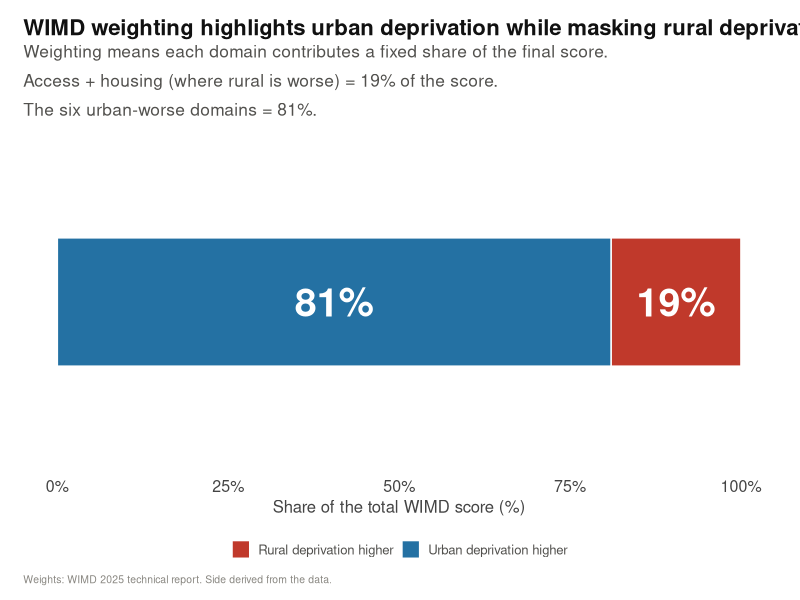
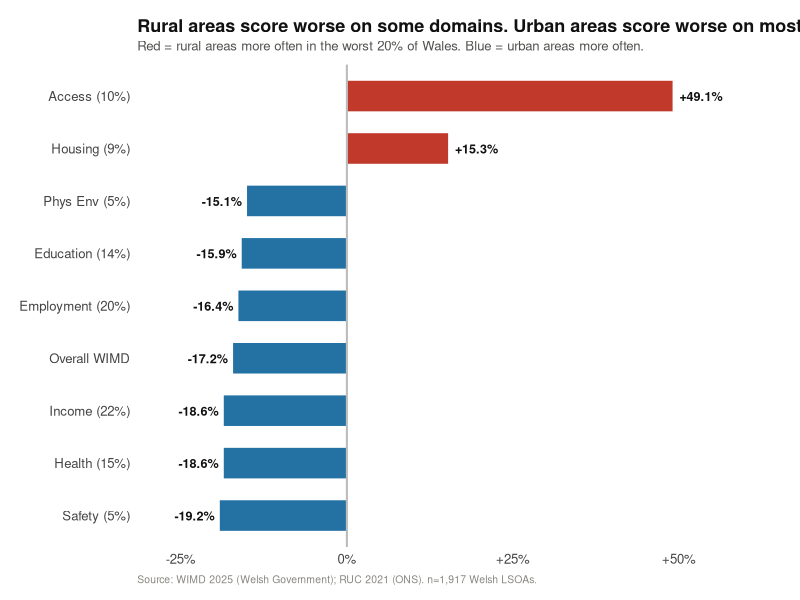
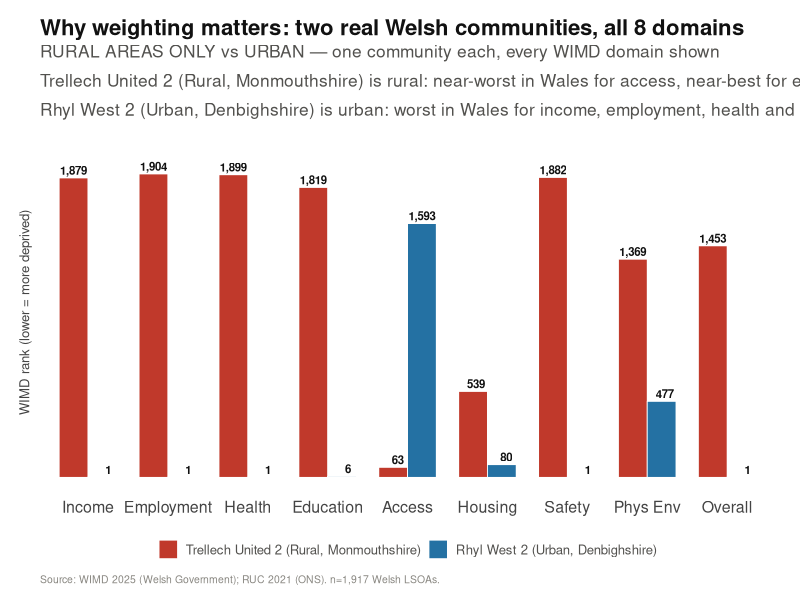
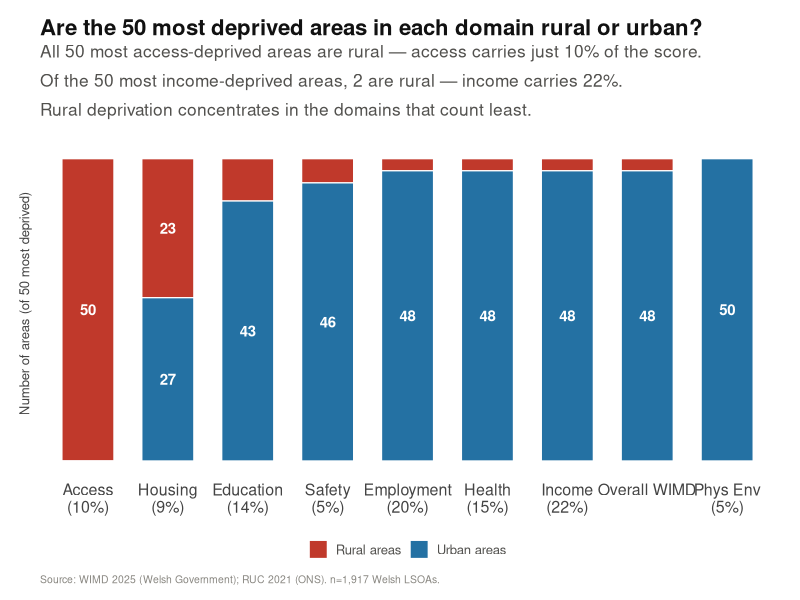
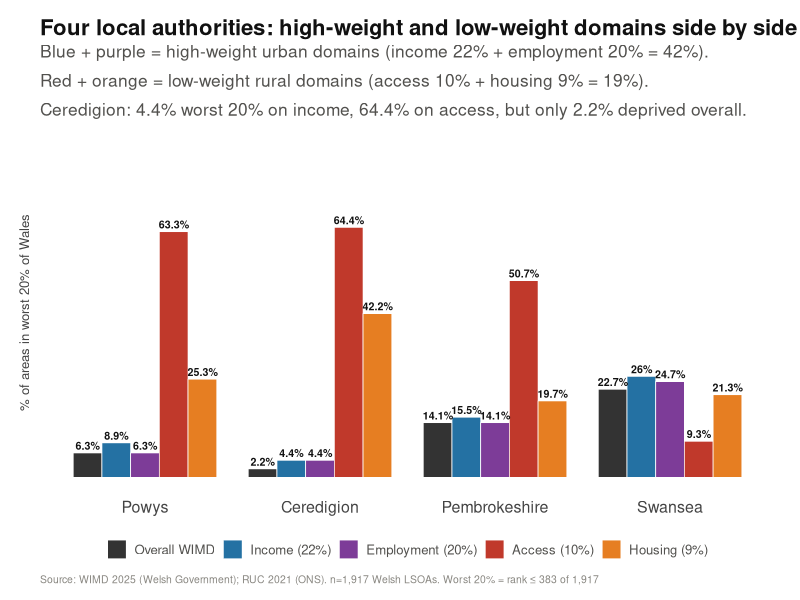
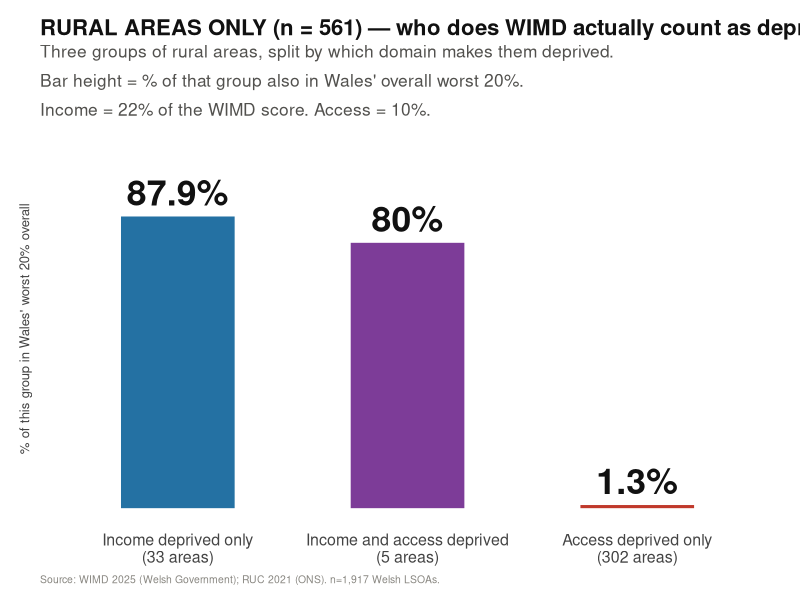
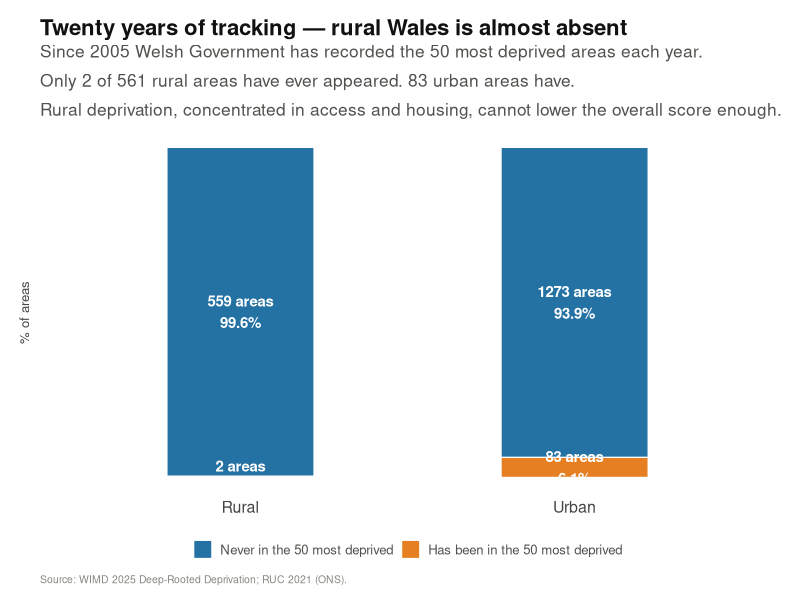
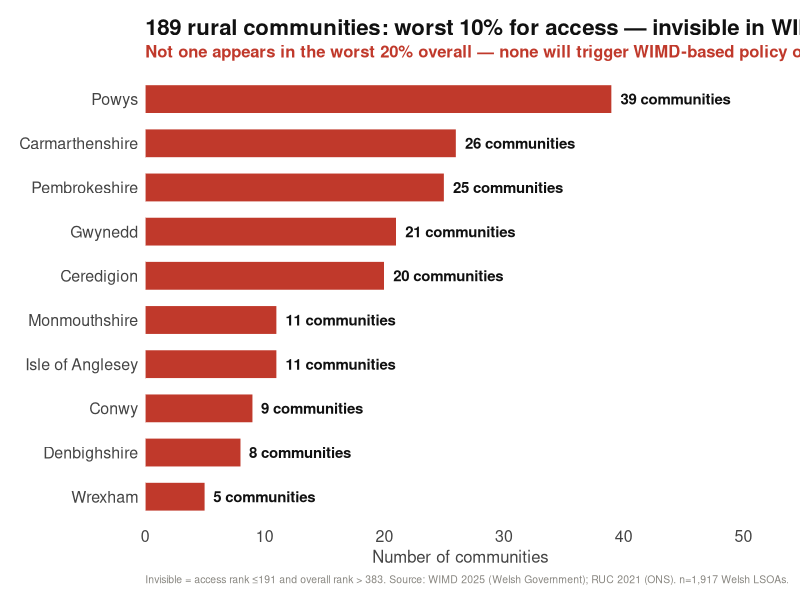

The R source for these figures, in order:
## ---- chunk 1
knitr::opts_chunk$set(echo=TRUE, message=FALSE, warning=FALSE,
                      fig.width=9, fig.height=5, dpi=150)
library(tidyverse)
library(here)
here::here()
## ---- chunk 2

master <- read_csv(here("data", "processed", "master_dataset.csv"), show_col_types=FALSE) %>%
  mutate(rural_urban = factor(rural_urban, levels=c("Rural","Urban")))

rural <- filter(master, rural_urban == "Rural")
urban <- filter(master, rural_urban == "Urban")

N   <- nrow(master)
T20 <- floor(N * 0.20)   # worst 20% rank threshold
T10 <- floor(N * 0.10)   # worst 10% rank threshold
B20 <- N - T20           # best 20% boundary

NEVER <- "LSOAs never ranked in top 50 most deprived"

tibble(check = c("Rows","Rural","Urban","Worst 20% ≤","Worst 10% ≤"),
       value = c(N, nrow(rural), nrow(urban), T20, T10))

## ---- chunk 3
# One helper does everything. Takes a data frame and a column NAME (string).
pct_worst20 <- function(df, col) round(100 * mean(df[[col]] <= T20, na.rm=TRUE), 1)
pct_best20  <- function(df, col) round(100 * mean(df[[col]] >  B20, na.rm=TRUE), 1)

# Domain reference table — column names, plain labels, published weights
DOM <- tribble(
  ~col,                    ~label,        ~weight,
  "income_rank",           "Income",        22,
  "employment_rank",       "Employment",    20,
  "health_rank",           "Health",        15,
  "education_rank",        "Education",     14,
  "access_rank",           "Access",        10,
  "housing_rank",          "Housing",        9,
  "community_safety_rank", "Safety",         5,
  "physical_env_rank",     "Phys Env",       5
)

## ---- chunk 4
RED  <- "#C0392B"; BLUE <- "#2471A3"; ORG <- "#E67E22"
PUR  <- "#7D3C98"; GRY  <- "#333333"; BG  <- "#FFFFFF"

TH <- theme_minimal(base_size=11) +
  theme(plot.background = element_rect(fill=BG, colour=NA),
        panel.background= element_rect(fill=BG, colour=NA),
        panel.grid      = element_blank(),
        axis.line       = element_blank(),
        axis.ticks      = element_blank(),
        plot.title      = element_text(face="bold", size=13, colour="#111111",
                                       margin=margin(b=3)),
        plot.subtitle   = element_text(size=9.5, colour="#52514E",
                                       margin=margin(b=8), lineheight=1.4),
        plot.caption    = element_text(size=7.5, colour="#898781", hjust=0,
                                       margin=margin(t=6)),
        plot.margin     = margin(14,18,10,14),
        axis.text       = element_text(size=9.5, colour="#444444"),
        axis.title      = element_text(size=9.5, colour="#444444"),
        legend.position = "bottom",
        legend.key.size = unit(0.5,"cm"),
        legend.text     = element_text(size=9.5, colour="#52514E"),
        legend.title    = element_blank())

dir.create("../outputs/charts",  showWarnings=FALSE)
sv  <- function(p, f, h=5) ggsave(file.path("../outputs/charts",f), p, width=9, height=h, dpi=150, bg=BG)
PCT <- function(x) paste0(x,"%")
SRC <- "Source: WIMD 2025 (Welsh Government); RUC 2021 (ONS). n=1,917 Welsh LSOAs."

## ---- chunk 5
dir.create(here("outputs", "charts"), recursive = TRUE, showWarnings = FALSE)
sv  <- function(p, f, h=5) ggsave(here("outputs", "charts", f), p, width = 9, height = h, dpi = 150, bg = BG)
PCT <- function(x) paste0(x,"%")
SRC <- "Source: WIMD 2025 (Welsh Government); RUC 2021 (ONS). n=1,917 Welsh LSOAs."
cat("Ready:", nrow(master), "rows\n")
cat("Charts will save to:", here("outputs", "charts"), "\n")

## ---- chunk 6
# For each domain,rural %worst20 higher or lower than the urban %worst20
c2_side <- DOM %>%
  mutate(rural_pct = map_dbl(col, ~ pct_worst20(rural, .x)),
         urban_pct = map_dbl(col, ~ pct_worst20(urban, .x)),
         side      = if_else(rural_pct > urban_pct,
                             "Rural deprivation higher",
                             "Urban deprivation higher"))
c2_side %>% select(label, weight, rural_pct, urban_pct, side)

c2 <- c2_side %>%
  count(side, wt = weight, name = "weight")
c2

## ---- chunk 7
p2 <- c2 %>%
  mutate(side = factor(side, levels = c("Rural deprivation higher",
                                        "Urban deprivation higher"))) %>%
  ggplot(aes(x = weight, y = "WIMD score", fill = side)) +
  geom_col(position = "stack", width = 0.45, colour = BG, linewidth = 0.5) +
  geom_text(aes(label = PCT(weight)), position = position_stack(vjust = 0.5),
            size = 10, fontface = "bold", colour = "white") +
  scale_fill_manual(values = c("Rural deprivation higher" = RED,
                               "Urban deprivation higher" = BLUE)) +
  scale_x_continuous(limits = c(0, 100), labels = PCT) +
  labs(title    = "WIMD weighting highlights urban deprivation while masking rural deprivation",
       subtitle = paste0(
         "Weighting means each domain contributes a fixed share of the final score.\n",
         "Access + housing (where rural is worse) = ",
         c2$weight[c2$side == "Rural deprivation higher"], "% of the score.\n",
         "The six urban-worse domains = ",
         c2$weight[c2$side == "Urban deprivation higher"], "%."),
       x = "Share of the total WIMD score (%)", y = NULL,
       caption = "Weights: WIMD 2025 technical report. Side derived from the data.") +
  TH + theme(
    axis.text.y  = element_blank(),                 # unchanged — y has no real labels
    plot.title   = element_text(size = 16),          # was 13
    plot.subtitle= element_text(size = 12.5),        # was 9.5
    axis.text.x  = element_text(size = 11.5),        # was 9.5
    axis.title.x = element_text(size = 12)           # was 9.5
  )
p2; sv(p2, "c2_weight_structure.png", h = 3.8)

## ---- chunk 8
# It shows list of domains and percentage for each on side
c2_side %>%
  arrange(desc(weight)) %>%
  mutate(line = paste0(label, " — ", weight, "%  (", side, ")")) %>%
  pull(line) %>%
  writeLines()

## ---- chunk 9
c1 <- DOM %>%
  bind_rows(tibble(col = "wimd_2025_rank", label = "Overall WIMD", weight = NA)) %>%
  mutate(rural_pct = map_dbl(col, ~ pct_worst20(rural, .x)),
         urban_pct = map_dbl(col, ~ pct_worst20(urban, .x)),
         gap       = round(rural_pct - urban_pct, 1),
         axis      = if_else(is.na(weight), label, paste0(label, " (", weight, "%)")))
c1 %>% select(label, weight, rural_pct, urban_pct, gap) %>% arrange(desc(gap))

## ---- chunk 10
p1 <- c1 %>%
  mutate(axis = fct_reorder(axis, gap)) %>%
  ggplot(aes(x = gap, y = axis, fill = gap > 0)) +
  geom_col(width = 0.6, colour = BG, linewidth = 0.3) +
  geom_vline(xintercept = 0, linewidth = 0.7, colour = "#BBBBBB") +
  geom_text(aes(label = paste0(if_else(gap > 0, "+", ""), gap, "%"),
                hjust = if_else(gap > 0, -0.15, 1.12)),
            size = 3.2, fontface = "bold", colour = "#111111") +
  scale_fill_manual(values = c(`TRUE` = RED, `FALSE` = BLUE), guide = "none") +
  scale_x_continuous(limits = c(min(c1$gap) - 8, max(c1$gap) + 11),
                     labels = function(x) paste0(if_else(x > 0, "+", ""), x, "%")) +
  labs(title    = "Rural areas score worse on some domains. Urban areas score worse on most.",
       subtitle = "Red = rural areas more often in the worst 20% of Wales. Blue = urban areas more often.",
       x = NULL, y = NULL, caption = SRC) +
  TH
p1; sv(p1, "c1_all_domain_gaps.png")

## ---- chunk 11
# Rural: in worst 10% on access, best income
rural_case <- rural %>% filter(access_rank <= T10) %>% slice_max(income_rank, n = 1)
# Urban: the most income-deprived urban LSOA
urban_case <- urban %>% slice_min(income_rank, n = 1)

# ALL EIGHT domains + overall " all domains side by side"
ALLDOM <- bind_rows(DOM, tibble(col = "wimd_2025_rank", label = "Overall", weight = NA))

c2b <- bind_rows(rural_case, urban_case) %>%
  transmute(lsoa = paste0(lsoa_name, " (", rural_urban, ", ", la_name, ")"),
            !!!set_names(map(ALLDOM$col, ~ sym(.x)), ALLDOM$label))
c2b

## ---- chunk 12
# LA comparison, applied at the individual-community level.
rural_name <- c2b$lsoa[1]; urban_name <- c2b$lsoa[2]

p2b <- c2b %>%
  pivot_longer(-lsoa, names_to = "domain", values_to = "rank") %>%
  mutate(domain = factor(domain, levels = ALLDOM$label),
         lsoa   = factor(lsoa, levels = c2b$lsoa)) %>%
  ggplot(aes(x = domain, y = rank, fill = lsoa)) +
  geom_col(position = "dodge", width = 0.72, colour = BG, linewidth = 0.3) +
  geom_text(aes(label = format(rank, big.mark = ",")),
            position = position_dodge(width = 0.72),
            vjust = -0.35, size = 2.9, fontface = "bold", colour = "#111111") +
  scale_fill_manual(values = setNames(c(RED, BLUE), c2b$lsoa)) +
  scale_y_continuous(limits = c(0, N * 1.08),
                     breaks = c(1, T20, B20, N),
                     labels = c("1 (most deprived)", paste0(T20," (worst 20%)"),
                                paste0(B20," (best 20%)"), format(N,big.mark=","))) +
  labs(title    = "Why weighting matters: two real Welsh communities, all 8 domains",
       subtitle = paste0(
         "RURAL AREAS ONLY vs URBAN — one community each, every WIMD domain shown\n",
         rural_name, " is rural: near-worst in Wales for access, near-best for everything else.\n",
         urban_name, " is urban: worst in Wales for income, employment, health and safety."),
       x = NULL, y = "WIMD rank (lower = more deprived)", caption = SRC) +
  TH + theme(
    axis.text.y  = element_blank(),                 # unchanged — y has no real labels
    plot.title   = element_text(size = 16),          # was 13
    plot.subtitle= element_text(size = 12.5),        # was 9.5
    axis.text.x  = element_text(size = 11.5),        # was 9.5
    axis.title.x = element_text(size = 12)           # was 9.5
  )
p2b; sv(p2b, "c2b_two_communities.png", h = 5.5)

## ---- chunk 13
# For each rank column: find the 50 ranks, count how many are rural.
top50_rural_count <- function(col_name) {
  ranked_order <- order(master[[col_name]])   # row positions, smallest rank first
  top50_rows   <- ranked_order[1:50]
  sum(master$rural_urban[top50_rows] == "Rural")
}

c4 <- DOM %>%
  bind_rows(tibble(col = "wimd_2025_rank", label = "Overall WIMD", weight = NA)) %>%
  mutate(rural = vapply(col, top50_rural_count, integer(1)),
         urban = 50L - rural,
         axis  = if_else(is.na(weight), label, paste0(label, "\n(", weight, "%)")))
c4 %>% select(label, weight, rural, urban)

## ---- chunk 14
p4 <- c4 %>%
  mutate(axis = fct_reorder(axis, -rural)) %>%
  select(axis, rural, urban) %>%
  pivot_longer(-axis, names_to = "grp", values_to = "n") %>%
  mutate(grp = factor(grp, levels = c("rural", "urban"),
                      labels = c("Rural areas", "Urban areas"))) %>%
  ggplot(aes(x = axis, y = n, fill = grp)) +
  geom_col(position = "stack", width = 0.65, colour = BG, linewidth = 0.4) +
  geom_text(aes(label = if_else(n >= 8, as.character(n), "")),
            position = position_stack(vjust = 0.5),
            size = 3.8, fontface = "bold", colour = "white") +
  scale_fill_manual(values = c("Rural areas" = RED, "Urban areas" = BLUE)) +
  scale_y_continuous(limits = c(0, 52), breaks = c(0, 25, 50)) +
  labs(title    = "Are the 50 most deprived areas in each domain rural or urban?",
       subtitle = paste0(
         "All 50 most access-deprived areas are rural — access carries just 10% of the score.\n",
         "Of the 50 most income-deprived areas, ", c4$rural[c4$label == "Income"],
         " are rural — income carries 22%.\n",
         "Rural deprivation concentrates in the domains that count least."),
       x = NULL, y = "Number of areas (of 50 most deprived)", caption = SRC) +
  TH +theme(
    axis.text.y  = element_blank(),                 # unchanged — y has no real labels
    plot.title   = element_text(size = 16),          # was 13
    plot.subtitle= element_text(size = 12.5),        # was 9.5
    axis.text.x  = element_text(size = 11.5),        # was 9.5
    axis.title.x = element_text(size = 12)           # was 9.5
  )
p4; sv(p4, "c4_top50_per_domain.png")

## ---- chunk 15
LAS <- c("Powys", "Ceredigion", "Pembrokeshire", "Swansea")

# Each %worst20 directly 
c8 <- master %>%
  filter(la_name %in% LAS) %>%
  group_by(la_name) %>%
  summarise(n          = n(),
            Overall    = round(100 * mean(wimd_2025_rank  <= T20), 1),
            Income     = round(100 * mean(income_rank     <= T20), 1),
            Employment = round(100 * mean(employment_rank <= T20), 1),
            Access     = round(100 * mean(access_rank     <= T20), 1),
            Housing    = round(100 * mean(housing_rank    <= T20), 1),
            .groups    = "drop") %>%
  mutate(la_name = factor(la_name, levels = LAS)) %>%
  arrange(la_name)
c8

## ---- chunk 16
p8 <- c8 %>%
  select(-n) %>%
  pivot_longer(-la_name, names_to = "measure", values_to = "pct") %>%
  mutate(measure = factor(measure,
           levels = c("Overall", "Income", "Employment", "Access", "Housing"))) %>%
  ggplot(aes(x = la_name, y = pct, fill = measure)) +
  geom_col(position = "dodge", width = 0.82, colour = BG, linewidth = 0.25) +
  geom_text(aes(label = PCT(pct)), position = position_dodge(width = 0.82),
            vjust = -0.4, size = 2.7, fontface = "bold", colour = "#111111") +
  scale_fill_manual(
    values = c(Overall = GRY, Income = BLUE, Employment = PUR,
               Access = RED, Housing = ORG),
    labels = c("Overall WIMD", "Income (22%)", "Employment (20%)",
               "Access (10%)", "Housing (9%)")) +
  scale_y_continuous(limits = c(0, 85), labels = PCT, breaks = seq(0, 80, 20)) +
  labs(title    = "Four local authorities: high-weight and low-weight domains side by side",
       subtitle = paste0(
         "Blue + purple = high-weight urban domains (income 22% + employment 20% = 42%).\n",
         "Red + orange = low-weight rural domains (access 10% + housing 9% = 19%).\n",
         "Ceredigion: ", c8$Income[c8$la_name == "Ceredigion"], "% worst 20% on income, ",
         c8$Access[c8$la_name == "Ceredigion"], "% on access, but only ",
         c8$Overall[c8$la_name == "Ceredigion"], "% deprived overall."),
       x = NULL, y = "% of areas in worst 20% of Wales",
       caption = paste(SRC, "Worst 20% = rank ≤", T20, "of", format(N, big.mark = ","))) +
  TH + theme(
    axis.text.y  = element_blank(),                 # unchanged — y has no real labels
    plot.title   = element_text(size = 16),          # was 13
    plot.subtitle= element_text(size = 12.5),        # was 9.5
    axis.text.x  = element_text(size = 11.5),        # was 9.5
    axis.title.x = element_text(size = 12)           # was 9.5
  )
p8; sv(p8, "c8_la_five_measures.png", h = 5.5)

## ---- chunk 17
# 
c7_groups <- rural %>%
  mutate(income_dep = income_rank <= T20,
         access_dep = access_rank <= T20,
         grp = case_when(
           income_dep &  access_dep ~ "Income and access deprived",
           income_dep & !access_dep ~ "Income deprived only",
          !income_dep &  access_dep ~ "Access deprived only",
           TRUE                     ~ "Neither"),
         col = case_when(
           income_dep &  access_dep ~ PUR,
           income_dep & !access_dep ~ BLUE,
          !income_dep &  access_dep ~ RED,
           TRUE                     ~ NA_character_)) %>%
  group_by(grp, col) %>%
  summarise(n           = n(),
            visible_n   = sum(wimd_2025_rank <= T20),
            visible_pct = round(100 * mean(wimd_2025_rank <= T20), 1),
            .groups     = "drop")
c7_groups

# drop "Neither" 
c7 <- c7_groups %>%
  filter(grp != "Neither") %>%
  mutate(grp = factor(grp, levels = c("Income deprived only",
                                      "Income and access deprived",
                                      "Access deprived only")))

stopifnot(!any(is.na(c7$col)))
c7 %>% select(grp, n, visible_pct, col)

## ---- chunk 18
# 
p7 <- c7 %>%
  mutate(lab = paste0(grp, "\n(", n, " areas)"),
         lab = fct_reorder(lab, -visible_pct)) %>%
  ggplot(aes(x = lab, y = visible_pct, fill = col)) +
  geom_col(width = 0.5, colour = BG, linewidth = 0.4) +
  geom_text(aes(label = PCT(visible_pct)), vjust = -0.4,
            size = 9, fontface = "bold", colour = "#111111") +
  scale_fill_identity() +
    scale_y_continuous(limits = c(0, 108), labels = PCT, breaks = seq(0, 100, 25)) +
  labs(title    = "RURAL AREAS ONLY (n = 561) — who does WIMD actually count as deprived?",
       subtitle = paste0(
         "Three groups of rural areas, split by which domain makes them deprived.\n",
         "Bar height = % of that group also in Wales' overall worst 20%.\n",
         "Income = 22% of the WIMD score. Access = 10%."),
       x = NULL, y = "% of this group in Wales' worst 20% overall", caption = SRC) +
  TH + theme(
    axis.text.y  = element_blank(),                 # unchanged — y has no real labels
    plot.title   = element_text(size = 16),          # was 13
    plot.subtitle= element_text(size = 12.5),        # was 9.5
    axis.text.x  = element_text(size = 11.5),        # was 9.5
    axis.title.x = element_text(size = 12)           # was 9.5
  )
p7; sv(p7, "c7_mechanism.png", h = 5.3)


## ---- chunk 19
c5_full <- master %>%
  count(rural_urban, drd_category) %>%
  group_by(rural_urban) %>%
  mutate(pct = round(100 * n / sum(n), 1)) %>%
  ungroup()
c5_full

c5 <- master %>%
  mutate(status = if_else(drd_category == NEVER,
                          "Never in the 50 most deprived",
                          "Has been in the 50 most deprived")) %>%
  count(rural_urban, status) %>%
  group_by(rural_urban) %>%
  mutate(pct = round(100 * n / sum(n), 1)) %>%
  ungroup()
c5
## ---- chunk 20
never_rural <- c5$n[c5$rural_urban == "Rural" & c5$status == "Never in the 50 most deprived"]
ever_rural  <- c5$n[c5$rural_urban == "Rural" & c5$status == "Has been in the 50 most deprived"]
ever_urban  <- c5$n[c5$rural_urban == "Urban" & c5$status == "Has been in the 50 most deprived"]

p5 <- c5 %>%
  mutate(status = factor(status, levels = c("Never in the 50 most deprived",
                                            "Has been in the 50 most deprived"))) %>%
  ggplot(aes(x = rural_urban, y = pct, fill = status)) +
  geom_col(position = "stack", width = 0.44, colour = BG, linewidth = 0.4) +
  geom_text(aes(label = paste0(n, " areas\n", pct, "%")),
            position = position_stack(vjust = 0.5),
            size = 3.8, fontface = "bold", colour = "white") +
  scale_fill_manual(values = c("Never in the 50 most deprived" = BLUE,
                               "Has been in the 50 most deprived" = ORG)) +
  scale_y_continuous(labels = PCT, breaks = seq(0, 100, 25)) +
  labs(title    = "Twenty years of tracking — rural Wales is almost absent",
       subtitle = paste0(
         "Since 2005 Welsh Government has recorded the 50 most deprived areas each year.\n",
         "Only ", ever_rural, " of ", ever_rural + never_rural,
         " rural areas have ever appeared. ", ever_urban, " urban areas have.\n",
         "Rural deprivation, concentrated in access and housing, cannot lower the overall score enough."),
       x = NULL, y = "% of areas",
       caption = "Source: WIMD 2025 Deep-Rooted Deprivation; RUC 2021 (ONS).") +
  TH + theme(
    axis.text.y  = element_blank(),                 # unchanged — y has no real labels
    plot.title   = element_text(size = 16),          # was 13
    plot.subtitle= element_text(size = 12.5),        # was 9.5
    axis.text.x  = element_text(size = 11.5),        # was 9.5
    axis.title.x = element_text(size = 12)           # was 9.5
  )
p5; sv(p5, "c5_twenty_year_tracking.png")

## ---- chunk 21
# check sensitivity:threshold precision
tibble(threshold = c(T10, 192),
       n         = c(nrow(filter(rural, access_rank <= T10, wimd_2025_rank > T20)),
                     nrow(filter(rural, access_rank <= 192,  wimd_2025_rank > T20))))

invisible_lsoas <- rural %>% filter(access_rank <= T10, wimd_2025_rank > T20)

c11 <- invisible_lsoas %>% count(la_name, sort = TRUE, name = "n") %>% slice_head(n = 10)
c11

tibble(check = "invisible areas that appear in worst 20% overall",
       value = sum(invisible_lsoas$wimd_2025_rank <= T20))

## ---- chunk 22
p11 <- c11 %>%
  mutate(la_name = fct_reorder(la_name, n)) %>%
  ggplot(aes(x = n, y = la_name)) +
  geom_col(fill = RED, width = 0.65, colour = BG, linewidth = 0.3) +
  geom_text(aes(label = paste0(n, " communities")),
            hjust = -0.08, size = 3.8, fontface = "bold", colour = "#111111") +
  scale_x_continuous(limits = c(0, max(c11$n) * 1.35), expand = c(0, 0)) +
  labs(title    = paste0(nrow(invisible_lsoas),
                         " rural communities: worst 10% for access — invisible in WIMD"),
       subtitle = "Not one appears in the worst 20% overall — none will trigger WIMD-based policy or funding.",
       x = "Number of communities", y = NULL,
       caption = paste0("Invisible = access rank ≤", T10,
                        " and overall rank > ", T20, ". ", SRC)) +
  TH + theme(plot.subtitle = element_text(colour = RED, face = "bold", size = 12),   # was 9.5
    plot.title    = element_text(size = 16),                                # was 13
    axis.text     = element_text(size = 11.5),                            
    axis.title    = element_text(size = 12)) 
p11; sv(p11, "c11_invisible_communities.png", h = 6)

## ---- chunk 23
c3 <- master %>%
  mutate(gap = access_rank - wimd_2025_rank) %>%
  group_by(rural_urban) %>%
  summarise(n = n(),
            median_gap = median(gap),
            pct_hidden = round(100 * mean(gap < 0), 1),
            .groups = "drop")
c3

## ---- chunk 24
p3 <- c3 %>%
  ggplot(aes(x = rural_urban, y = pct_hidden, fill = rural_urban)) +
  geom_col(width = 0.44, colour = BG, linewidth = 0.4) +
  geom_text(aes(label = PCT(pct_hidden), colour = rural_urban),
            vjust = -0.35, size = 13, fontface = "bold", show.legend = FALSE) +
  scale_fill_manual(values = c(Rural = RED, Urban = BLUE), guide = "none") +
  scale_colour_manual(values = c(Rural = RED, Urban = BLUE), guide = "none") +
  scale_y_continuous(limits = c(0, 95), labels = PCT, breaks = seq(0, 75, 25)) +
  labs(title    = "Most rural areas score worse on access than their overall WIMD rank suggests",
       subtitle = paste0("The typical rural area sits ",
                         abs(c3$median_gap[c3$rural_urban == "Rural"]),
                         " rank positions lower on access than on its overall score."),
       x = NULL, y = "% of areas whose access rank is worse than their overall rank",
       caption = SRC) +
  TH + theme(
    axis.text.y  = element_blank(),                 # unchanged — y has no real labels
    plot.title   = element_text(size = 16),          # was 13
    plot.subtitle= element_text(size = 12.5),        # was 9.5
    axis.text.x  = element_text(size = 11.5),        # was 9.5
    axis.title.x = element_text(size = 12)           # was 9.5
  )
p3; sv(p3, "c3_access_rank_gap.png")

## ---- chunk 25
c6 <- bind_rows(
  rural %>% filter(drd_category == NEVER) %>%
    summarise(group  = "Rural, never tracked",
              n      = n(),
              Income = median(income_rank),
              Access = median(access_rank)),
  urban %>% filter(drd_category == "LSOAs in Deep-rooted deprivation") %>%
    summarise(group  = "Urban, deep-rooted",
              n      = n(),
              Income = median(income_rank),
              Access = median(access_rank)))
c6

## ---- chunk 26
p6 <- c6 %>%
  mutate(lab = paste0(group, "\n(", n, " areas)")) %>%
  pivot_longer(c(Income, Access), names_to = "domain", values_to = "rank") %>%
  mutate(domain = factor(domain, levels = c("Income", "Access"),
                         labels = c("Income rank (22%)", "Access rank (10%)"))) %>%
  ggplot(aes(x = lab, y = rank, fill = domain)) +
  geom_col(position = "dodge", width = 0.54, colour = BG, linewidth = 0.4) +
  geom_text(aes(label = format(rank, big.mark = ",")),
            position = position_dodge(width = 0.54),
            vjust = -0.4, size = 3.8, fontface = "bold", colour = "#111111") +
  scale_fill_manual(values = c("Income rank (22%)" = BLUE,
                               "Access rank (10%)" = RED)) +
  scale_y_continuous(limits = c(0, N * 0.75),
                     breaks = c(1, T20, round(N/2), 1150), labels = scales::comma) +
  labs(title    = "Never-tracked rural areas and deep-rooted urban areas — mirror-image profiles",
       subtitle = "Never-tracked rural: comfortable on income, severely deprived on access. Urban deep-rooted: the reverse.",
       x = NULL, y = "Median rank (lower = more deprived)", caption = SRC) +
  TH
p6; sv(p6, "c6_drd_profiles.png")

## ---- chunk 27
cer <- filter(master, la_name == "Ceredigion")

ab_pts <- cer %>% filter(str_detect(lsoa_name, "Aberystwyth")) %>%
  transmute(group = "Aberystwyth (town)", access_rank)
ru_pts <- cer %>% filter(rural_urban == "Rural") %>%
  transmute(group = "Rural Ceredigion", access_rank)
c9 <- bind_rows(ab_pts, ru_pts)

# Old median hid:individual ranks in each group
sort(ab_pts$access_rank)
sort(ru_pts$access_rank)

# counts instead of an average — easy to state
c9 %>%
  group_by(group) %>%
  summarise(n = n(), in_worst20 = sum(access_rank <= T20), .groups = "drop")


## ---- chunk 28
# Dot plot: Each LSOAs shown individually of aberystwith and rural ceredigion
ab_n   <- sum(c9$group == "Aberystwyth (town)")
ru_n   <- sum(c9$group == "Rural Ceredigion")
ab_bad <- sum(c9$group == "Aberystwyth (town)" & c9$access_rank <= T20)
ru_bad <- sum(c9$group == "Rural Ceredigion"   & c9$access_rank <= T20)

set.seed(1)  # fixed seed it looks same every time this runs

p9 <- c9 %>%
  mutate(group = factor(group, levels = c("Aberystwyth (town)", "Rural Ceredigion"))) %>%
  ggplot(aes(x = group, y = access_rank, colour = group)) +
  annotate("rect", xmin = -Inf, xmax = Inf, ymin = 0, ymax = T20,
           fill = RED, alpha = 0.08) +
  geom_hline(yintercept = T20, linetype = "dashed", colour = "grey50", linewidth = 0.4) +
  geom_jitter(width = 0.12, height = 0, size = 3.2, alpha = 0.85) +
  scale_colour_manual(values = c("Aberystwyth (town)" = BLUE, "Rural Ceredigion" = RED), guide = "none") +
  scale_y_continuous(limits = c(0, N), labels = scales::comma) +
  labs(title    = "Inside one local authority: town and rural areas are far apart on access",
       subtitle = paste0(
         "Each dot is one real neighbourhood. The shaded band marks the worst 20% for access in Wales.\n",
         ab_bad, " of ", ab_n, " Aberystwyth neighbourhoods fall in that band. ",
         ru_bad, " of ", ru_n, " rural Ceredigion neighbourhoods do."),
       x = NULL, y = "Access rank (1 = most deprived, 1,917 = least deprived)",
       caption = SRC) +
  TH + theme(
    axis.text.y  = element_blank(),                 # unchanged — y has no real labels
    plot.title   = element_text(size = 16),          # was 13
    plot.subtitle= element_text(size = 12.5),        # was 9.5
    axis.text.x  = element_text(size = 11.5),        # was 9.5
    axis.title.x = element_text(size = 12)           # was 9.5
  )
p9; sv(p9, "c9_within_ceredigion.png")

## ---- chunk 29
q_edges  <- floor(N * (1:4) / 5)
q_labels <- c("Worst 20%\n(most deprived)", "2nd worst 20%", "Middle 20%",
              "2nd best 20%", "Best 20%\n(least deprived)")

c10 <- master %>%
  mutate(access_band = cut(access_rank, breaks = c(0, q_edges, N), labels = q_labels)) %>%
  group_by(access_band, rural_urban) %>%
  summarise(n = n(), pct_healthy = round(100 * mean(health_rank > B20), 1),
            .groups = "drop")
c10

tibble(check = "Spearman correlation, health rank vs access rank (rural only)",
       value = round(cor(rural$health_rank, rural$access_rank, method = "spearman"), 3))

## ---- chunk 30
p10 <- c10 %>%
  ggplot(aes(x = access_band, y = pct_healthy, fill = rural_urban)) +
  geom_col(position = "dodge", width = 0.62, colour = BG, linewidth = 0.4) +
  geom_text(aes(label = PCT(pct_healthy)), position = position_dodge(width = 0.62),
            vjust = -0.4, size = 4.2, fontface = "bold", colour = "#111111") +
  scale_fill_manual(values = c(Rural = RED, Urban = BLUE)) +
  scale_y_continuous(limits = c(0, 52), labels = PCT, breaks = seq(0, 50, 10)) +
  labs(title    = "The worse a rural area's access, the healthier it looks on WIMD",
       subtitle = "% of areas in the healthiest 20% of Wales, by how deprived they are on access to services",
       x = "How deprived the area is on access to services",
       y = "% of areas ALSO in the healthiest 20% of Wales",
       caption = paste(SRC, "Health correlation with access rank (rural) = -0.382.")) +
  TH
p10; sv(p10, "c10_health_and_access.png")


## ---- chunk 31
dual <- rural %>% filter(access_rank <= T20, housing_rank <= T20)
tibble(check = c("dual-deprived rural areas", "of which visible in worst 20% overall"),
       value = c(nrow(dual), sum(dual$wimd_2025_rank <= T20)))

c12 <- dual %>%
  count(la_name, name = "n") %>%
  left_join(count(rural, la_name, name = "rural_total"), by = "la_name") %>%
  mutate(pct_of_rural = round(100 * n / rural_total, 1)) %>%
  arrange(desc(n)) %>% slice_head(n = 8)
c12

## ---- chunk 32
p12 <- c12 %>%
  mutate(la_name = fct_reorder(la_name, n)) %>%
  ggplot(aes(x = n, y = la_name)) +
  geom_col(fill = ORG, width = 0.65, colour = BG, linewidth = 0.3) +
  geom_text(aes(label = paste0(n, "  (", pct_of_rural, "% of rural areas)")),
            hjust = -0.05, size = 3.4, colour = "#111111") +
  scale_x_continuous(limits = c(0, max(c12$n) * 2.1), expand = c(0, 0)) +
  labs(title    = paste0(nrow(dual),
         " rural areas: worst 20% for both access AND housing — none appear deprived overall"),
       subtitle = "Deprivation on both rural-worse domains, neither of the domains that drive the score.",
       x = "Number of areas", y = NULL,
       caption = paste0("Access rank ≤", T20, " and housing rank ≤", T20, ". ", SRC)) +
  TH
p12; sv(p12, "c12_dual_deprivation.png", h = 6)
